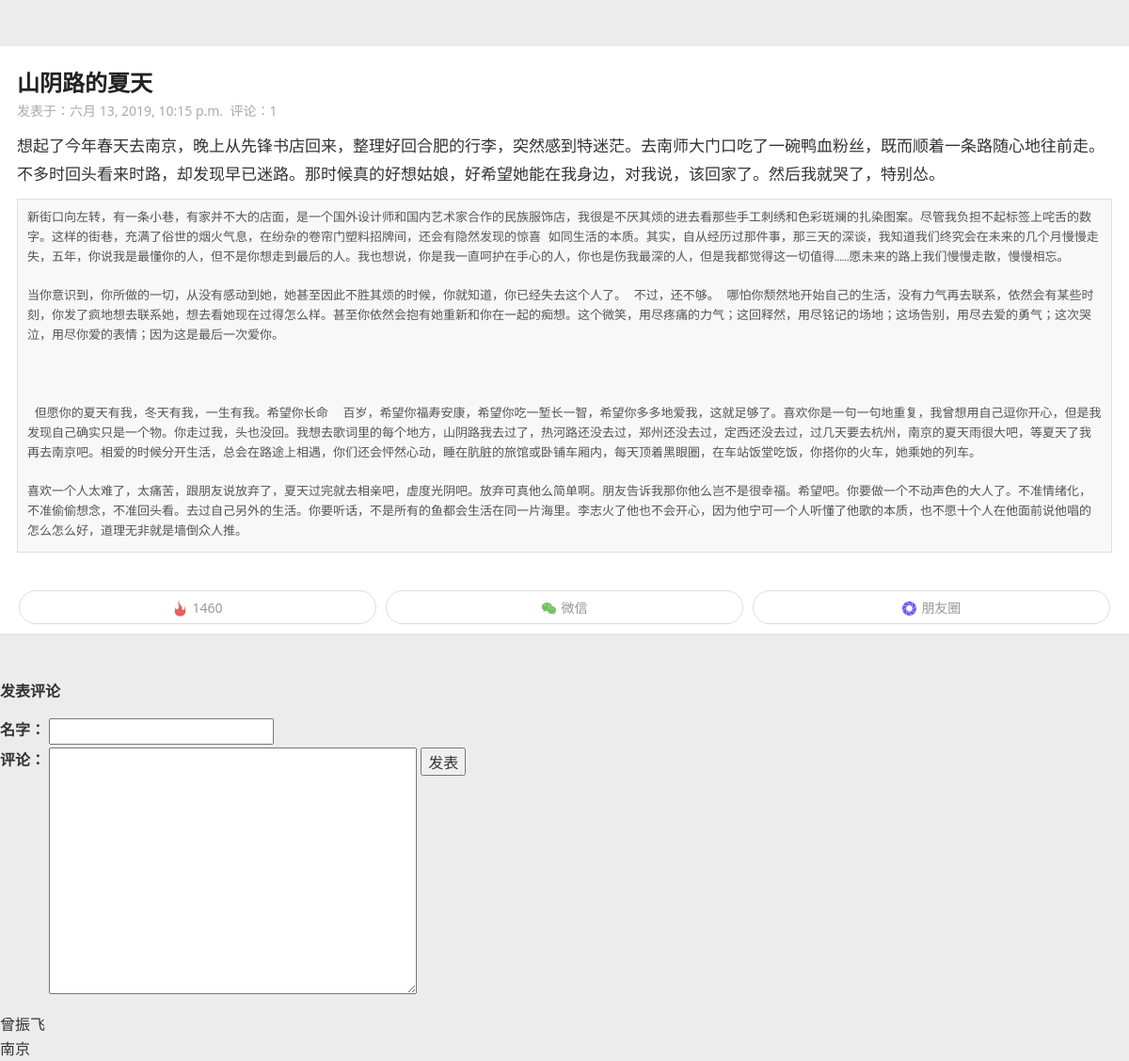
Screenshot of /post/7/ with the database file from the repository.
### blog/models.py (models this page shows, shortened)
class Post(models.Model):
    title = models.CharField(max_length=70)  # 标题
    body = models.TextField()   # 文章 TextField用于储存大段文章
    created_time = models.DateTimeField()  # 创建时间
    modified_time = models.DateTimeField()  # 最后一次修改时间
    excerpt = models.CharField(max_length=200, blank=True) # 文章摘要，参数可以为空
    category = models.ForeignKey(Category, on_delete=models.CASCADE)  # 类别
    tags = models.ManyToManyField(Tag, blank=True)  # 标签
    author = models.ForeignKey(User, on_delete=models.CASCADE)  # 作者

### comments/models.py (models this page shows, shortened)
class Comment(models.Model):
    name = models.CharField(max_length=100)
    text = models.TextField()
    carete_time = models.DateTimeField(auto_now_add=True)
    post = models.ForeignKey('blog.Post', on_delete=models.CASCADE)

### blog/views.py (the view)
# urls.py: url(r'^post/(?P<pk>[0-9]+)/$', views.detail, name='detail'),
def detail(request, pk):
    post = get_object_or_404(Post, pk=pk)
    post.body = markdown.markdown(post.body,
                                  extensions=[
                                     'markdown.extensions.extra',
                                     'markdown.extensions.codehilite',
                                     'markdown.extensions.toc',
                                  ])
    form = CommentForm()
    comment_list = post.comment_set.all()
    context = {'post': post,
               'form': form,
               'comment_list':comment_list
    }
    return render(request, 'blog/datail.html', context=context)

### comments/forms.py
class CommentForm(forms.ModelForm):
    class Meta:
        model = Comment
        fields = ['name', 'text']

### templates/blog/datail.html (shortened to what this page needs)
{% load staticfiles %}
<!doctype html>
<html>
<head>
    <link rel="stylesheet" href="{% static ' blog/css/amazeui.min.css' %}">
    <link rel="stylesheet" href="{% static 'blog/css/wap.css' %}">
</head>
<body style="background:#ececec">
<div class="pet_content">
<div class="pet_content_block">
    <article data-am-widget="paragraph" class="am-paragraph am-paragraph-default pet_content_article" data-am-paragraph="{ tableScrollable: true, pureview: true }">
        <h1 class="pet_article_title">{{ post.title }}</h1>
        <div class="pet_article_user_time">发表于：{{ post.created_time }}  &nbsp;评论：{{ post.comment_set.count }}</div>
        <p class=paragraph-default-p>{{ post.body |safe }}</p>
    </article>
    <ul class="like_share_block">
        <li><a class="link_share_button" href="###"><i class="iconfont share_ico_link">&#xe62f;</i>1460</a></li>
        <li><a class="link_share_button" href="###"><i class="iconfont share_ico_wx">&#xe630;</i>微信</a></li>
        <li><a class="link_share_button" href="###"><i class="iconfont share_ico_pyq">&#xe62e;</i>朋友圈</a></li>
    </ul>
</div>
    <hr>
<h3>发表评论</h3>
<form action="{% url 'comments:post_comment' post.pk %}" method="post" class="comment-form">
  <div class="row">
    <div class="col-md-4">
      <label for="{{ form.name.id_for_label }}">名字：</label>
      {{ form.name }}
    </div>
    <div class="col-md-12">
      <label for="{{ form.text.id_for_label }}">评论：</label>
      {{ form.text }}
      <button type="submit" class="comment-btn">发表</button>
    </div>
  </div>
</form>
<div class="pet_comment_list">
<ul class="comment-list list-unstyled">
  {% for comment in comment_list %}
  <li class="comment-item">
    <span class="nickname">{{ comment.name }}</span>
    <div class="text">
      {{ comment.text }}
    </div>
  </li>
  {% empty %}
  暂无评论
  {% endfor %}
</ul>
</div>
</div>
</body>
</html>

### blog/static/blog/css/wap.css (style rules this page uses)
html,body { background:#ececec; }
ul,li { list-style: none; padding: 0; margin: 0 }
.iconfont { font-family:"iconfont" !important; font-size:16px; font-style:normal; -webkit-font-smoothing: antialiased; -webkit-text-stroke-width: 0.2px; -moz-osx-font-smoothing: grayscale; }
.pet_content { width: 100%; background: #ececec; padding-top: 49px; }
.pet_content_block { width: 100%; background: #fff; margin: 0 auto; box-shadow: 0 1px 2px rgba(0,0,0,0.05); }
.pet_content_block .am-paragraph-default p { font-size: 17px;line-height: 1.8; }
.pet_content_article { padding: 20px 8px 0; }
.like_share_block { width:100%; padding:25px 15px 10px; overflow: hidden; margin-top: 15px; }
.like_share_block li { width: 33.33%; padding:0 5px; float: left; }
.link_share_button i { display: inline-block; margin-right: 5px; }
.link_share_button { color: #979797; font-size: 14px;height: 36px; line-height: 36px; text-align: center; display: block; border-radius: 20px; border: 1px solid #dcdcdc; }
.link_share_button .share_ico_link { color:#e86060; }
.link_share_button .share_ico_wx { color:#6dc35e; }
.link_share_button .share_ico_pyq { color:#6959f0; }
.pet_comment_list { width: 100%; padding-top: 20px; }
.pet_article_title { font-weight:bold; margin: 0; }
.pet_article_user_time { color: #aaaaaa;font-size: 14px; margin-bottom: 10px; }

### rows the page displays
Post: title "山阴路的夏天", created_time "六月 13, 2019, 10:15 p.m.", comment_set.count "1", body "想起了今年春天去南京，晚上从先锋书店回来，整理好回合肥的行李，突然感到特迷茫。去南师大门口吃了一碗鸭血粉丝，既而顺着一条路随心地往前走。不多时回头看来时路，却发现早已迷路。那时候真的好想姑娘，好希望她能在我身边，对我说，该回家了。然后我就哭了，特别怂。 新街口向左转，有一条小巷，有家并不大的店面，是一个国外设计师和国内艺术家合作的民族服饰店，我很是不厌其烦的进去看那些手工刺绣和色彩斑斓的扎染图案。尽管我负担不起标签上咤舌的数字。这样的街巷，充满了俗世的烟火气息，在纷杂的卷帘门塑料招牌间，还会有隐然发现的惊喜 如同生活的本质。其实，自从经历过那件事，那三天的深谈，我知道我们终究会在未来的几个月慢慢走失，五年，你说我是最懂你的人，但不是你想走到最后的人。我也想说，你是我一直呵护在手心的人，你也是伤我最深的人，但是我都觉得这一切值得……愿未来的路上我们慢慢走散，慢慢相忘。 当你意识到，你所做的一切，从没有感动到她，她甚至因此不胜其烦的时候，你就知道，你已经失去这个人了。 不过，还不够。 哪怕你颓然地开始自己的生活，没有力气再去联系，依然会有某些时刻，你发了疯地想去联系她，想去看她现在过得怎么样。甚至你依然会抱有她重新和你在一起的痴想。这个微笑，用尽疼痛的力气；这回释然，用尽铭记的场地；这场告别，用尽去爱的勇气；这次哭泣，用尽你爱的表情；因为这是最后一次爱你。 但愿你的夏天有我，冬天有我，一生有我。希望你长命…"
Comment: name "曾振飞", text "南京"
